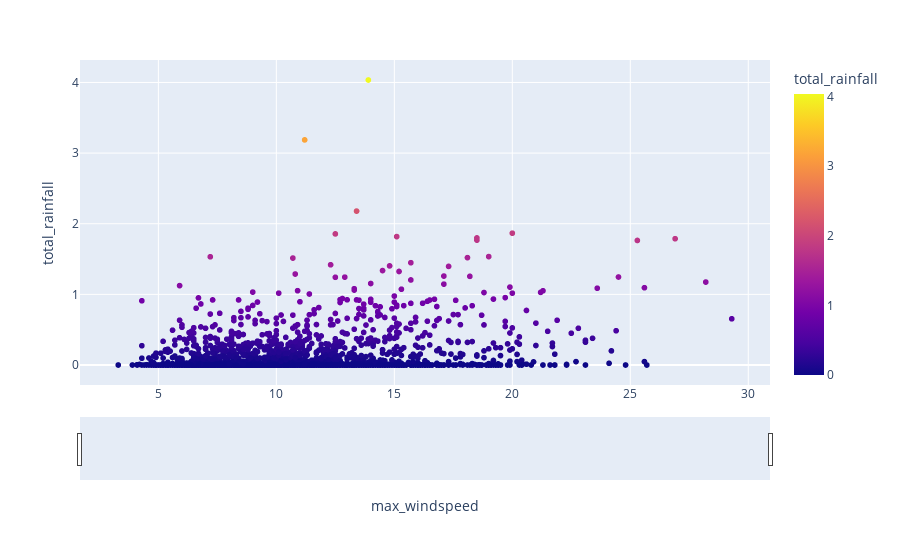

Write notebook code for a chart like this one.
### Code cell
fig = px.scatter(df,
              x='max_windspeed',
              y = 'total_rainfall',
              color='total_rainfall',
              )
fig.update_xaxes(rangeslider_visible=True)

### Figure 1 — Plotly figure (JSON) as saved in the notebook; plotly's stock layout.template omitted (floating-point values rounded to 4 significant figures; data arrays with more than 128 entries replaced by an {"elided": "..."} marker saying what was removed)
{"data": [{"hovertemplate": "max_windspeed=%{x}<br>total_rainfall=%{marker.color}<extra></extra>", "legendgroup": "", "marker": {"color": {"elided": "2243 float values"}, "coloraxis": "coloraxis", "symbol": "circle"}, "mode": "markers", "name": "", "showlegend": false, "type": "scattergl", "x": {"elided": "2243 float values"}, "xaxis": "x", "y": {"elided": "2243 float values"}, "yaxis": "y"}], "layout": {"coloraxis": {"colorbar": {"title": {"text": "total_rainfall"}}, "colorscale": [[0, "#0d0887"], [0.1111, "#46039f"], [0.2222, "#7201a8"], [0.3333, "#9c179e"], [0.4444, "#bd3786"], [0.5556, "#d8576b"], [0.6667, "#ed7953"], [0.7778, "#fb9f3a"], [0.8889, "#fdca26"], [1, "#f0f921"]]}, "legend": {"tracegroupgap": 0}, "margin": {"t": 60}, "xaxis": {"anchor": "y", "domain": [0, 1], "rangeslider": {"visible": true}, "title": {"text": "max_windspeed"}}, "yaxis": {"anchor": "x", "domain": [0, 1], "title": {"text": "total_rainfall"}}}}
